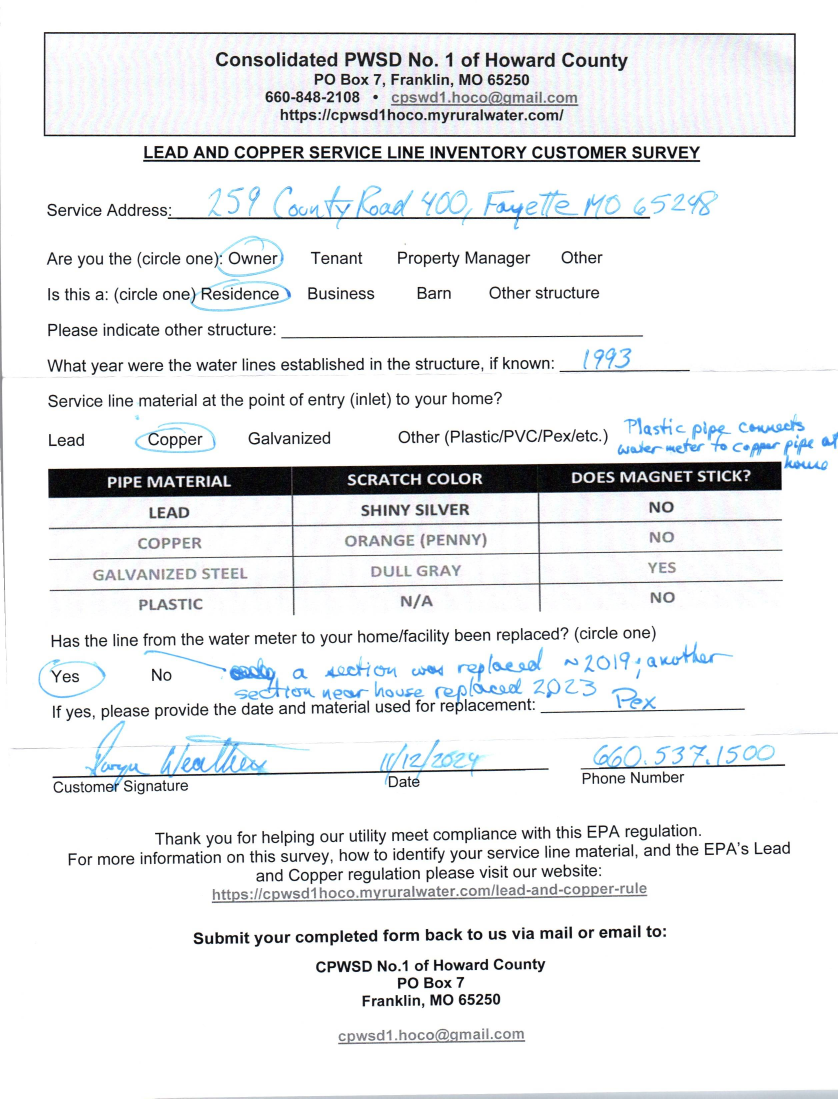
#> input picture Scans/Scan2024-12-19_095936.jpg, 2512 x 3295 px, found by its file name (shown at 1/3 size)
$ python pipeInfoScan.py
#> lines starting #> are read from the running program, lines starting #| are printed output that depends on the picture; after the words box and inside, x2 and y2 are one past the last pixel; in counts of white or black regions, pixels touching at a corner belong together
import pytesseract
from PIL import Image
import pandas as pd
import cv2
pytesseract.pytesseract.tesseract_cmd = r'C:\Program Files\Tesseract-OCR\tesseract.exe'


# Path to the image
image_path = r'C:\Users\julia\PycharmProjects\IvanPipeProject\Scans\Scan2024-12-19_095936.jpg'


# Preprocess the image for better OCR results
def preprocess_image(image_path):
    img = cv2.imread(image_path, cv2.IMREAD_GRAYSCALE)
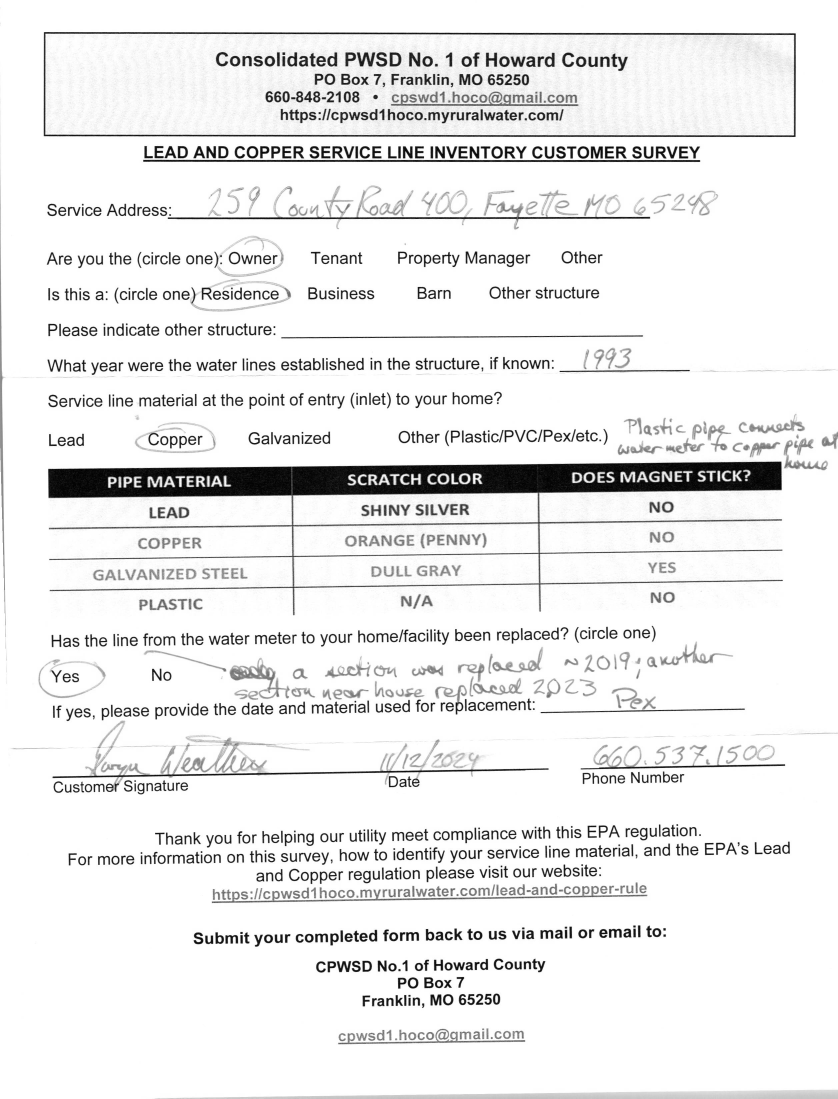
#> img: shape (3295, 2512) (shown at 1/3 size); min 0, max 255, mean 235.8
    # Binarization
    _, thresh_img = cv2.threshold(img, 150, 255, cv2.THRESH_BINARY)
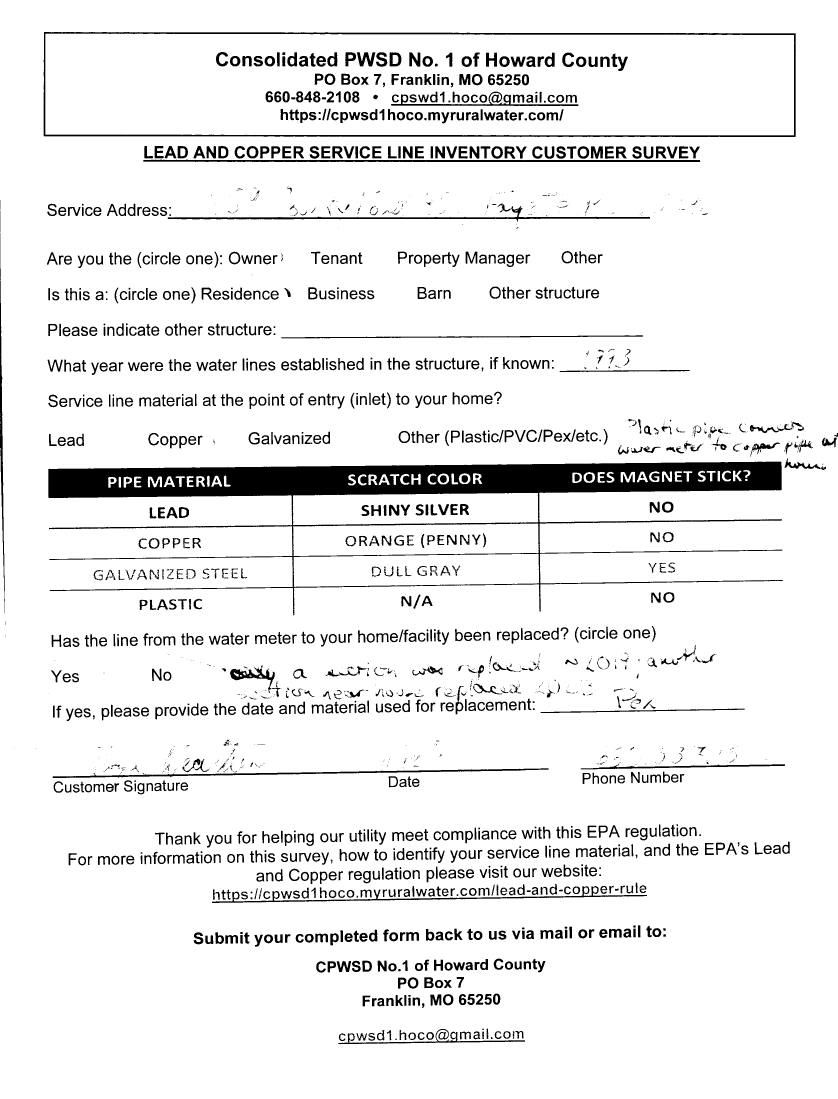
#> thresh_img: shape (3295, 2512) (shown at 1/3 size); 92.3% white; 2036 black regions (668 under 20 px), largest, box (x1, y1, x2, y2) and area: (145, 1385, 2349, 1846) 194007, (131, 96, 2387, 411) 24504, (430, 479, 2101, 486) 9677
    # Resize if necessary
    resized_img = cv2.resize(thresh_img, None, fx=1.5, fy=1.5, interpolation=cv2.INTER_LINEAR)
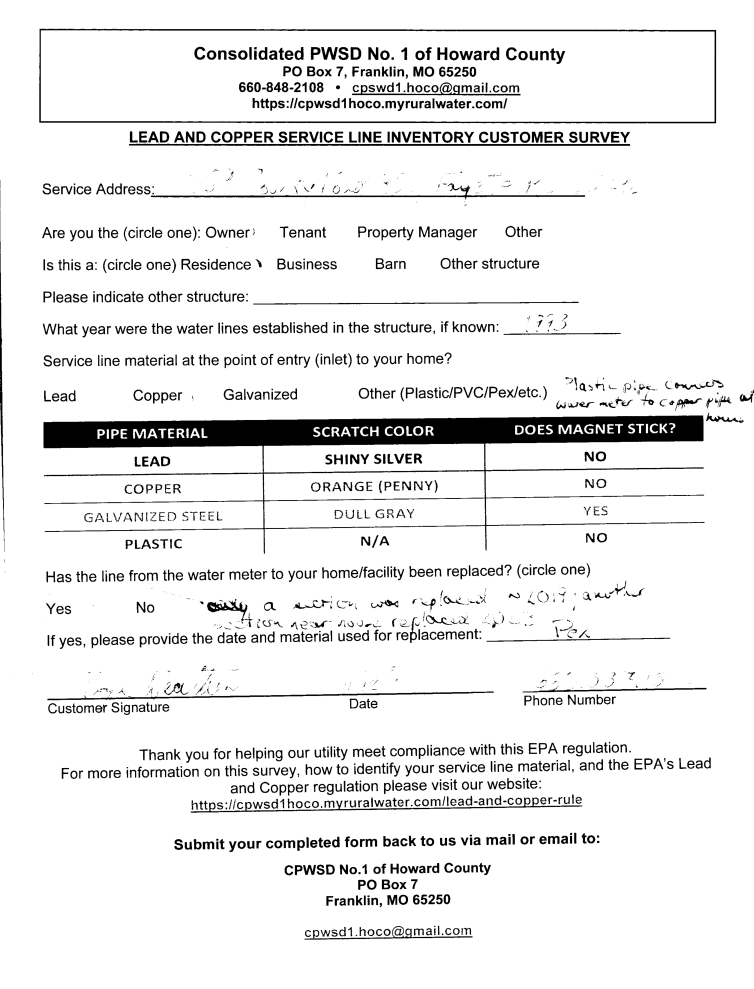
#> resized_img: shape (4942, 3768) (shown at 1/5 size); min 0, max 255, mean 235.4
    return resized_img

# Perform OCR on specific regions
def extract_text_from_image(image, regions):
    data = {}
    for field, roi in regions.items():
        x, y, w, h = roi
        cropped = image[y:y+h, x:x+w]
        text = pytesseract.image_to_string(cropped, config='--psm 6')  # Adjust PSM mode for layout
        data[field] = text.strip()
#> this loop made 1 pass
#> pass 1, in extract_text_from_image, `cropped = image[y:y+h, x:x+w]`:
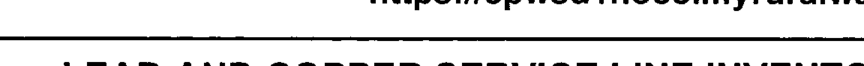
#> cropped: shape (131, 1728) (shown at 1/2 size); min 0, max 255, mean 230.5
#> after the loop, data = 0 items
    return data

# Define regions of interest (ROIs) based on the form
regions_of_interest = {
    "Service Address": (522, 533, 1728, 131),  # Example coordinates (x, y, width, height)
    "Year Established": (120, 420, 300, 50),
    "Material Used": (80, 600, 600, 50),
    "Replacement Year": (80, 850, 600, 50),
    "Signature": (100, 1200, 600, 50),
    "Phone Number": (500, 1350, 300, 50),
}

# Process the image
processed_image = preprocess_image(image_path)

# Extract text from the specified regions
#> (the run stopped early here; a loop or call above may not have finished)
